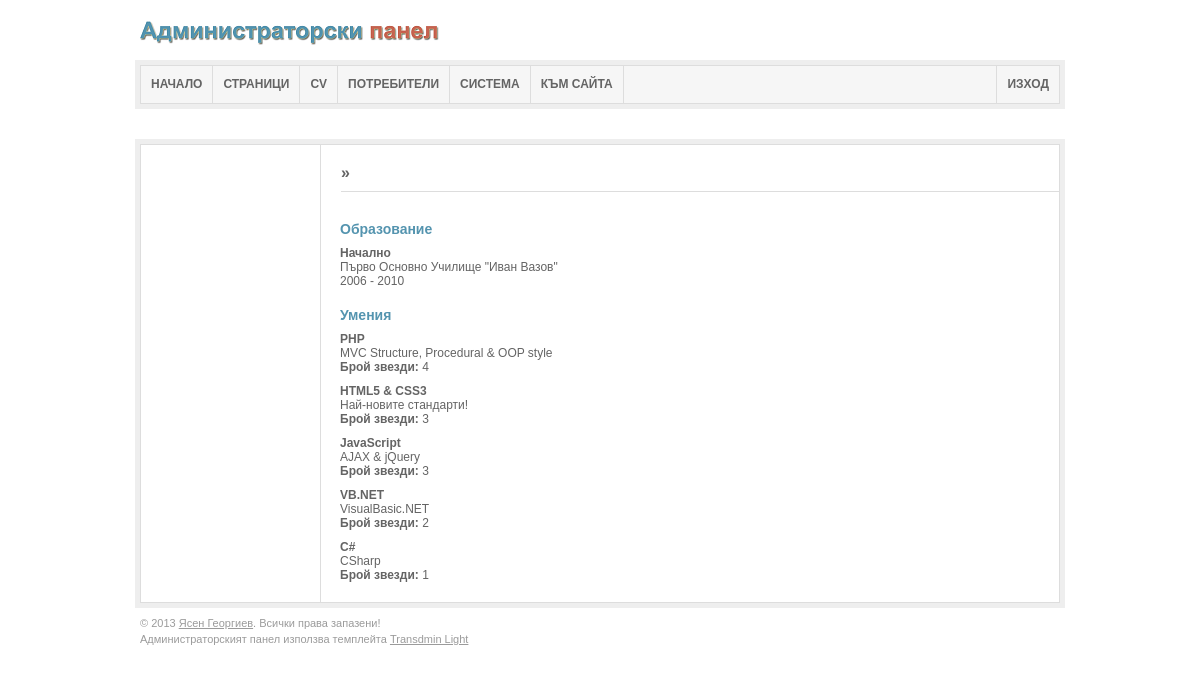
The page /admin/cv.php (signed in) on the database its author committed.
### tables this page shows
CREATE TABLE IF NOT EXISTS `cv_education` (
  `id` int(11) NOT NULL AUTO_INCREMENT COMMENT '#',
  `school` text NOT NULL COMMENT 'Училище',
  `level` int(2) NOT NULL COMMENT 'Класове',
  `years` varchar(550) NOT NULL COMMENT 'Години на обучение',
  `added` int(11) NOT NULL COMMENT 'Добавяне',
  PRIMARY KEY (`id`)
);

CREATE TABLE IF NOT EXISTS `cv_skills` (
  `id` int(11) NOT NULL AUTO_INCREMENT COMMENT '#',
  `name` varchar(550) NOT NULL COMMENT 'Име',
  `desc` varchar(550) NOT NULL COMMENT 'Описание',
  `rate` int(1) NOT NULL COMMENT 'Колко го знам',
  `added` int(11) NOT NULL COMMENT 'Добавен',
  PRIMARY KEY (`id`)
);

### system/templates.php (called while the page is built, shortened)
<?php
function adminTop($title, $child = '') {
    global $system;
    require_once $system['paths']['systemPath'] . '/templates/AdminHead.php';
}
function adminFooter() {
    global $system;
    require_once $system['paths']['systemPath'] . '/templates/AdminFooter.php';
}
?>

### load.php (called while the page is built, shortened)
<?php
$system['paths']['sitePath']   = str_replace('\\','/',realpath(__DIR__));
$system['paths']['systemPath'] = realpath(__DIR__).'/system';
$system['paths']['siteUrl']    = str_replace($_SERVER['DOCUMENT_ROOT'], '', $system['paths']['sitePath'].'/');
$system['paths']['adminUrl']   = $system['paths']['siteUrl'].'/admin';
?>

### system/config.php (called while the page is built, shortened)
<?php
$system['mysqli']['host']    = 'localhost';
$system['mysqli']['user']    = '';
$system['mysqli']['pass']    = '';
$system['mysqli']['name']    = 'portfolio';
$system['mysqli']['charset'] = 'utf8';
$system['blog']['url'] = 'http://blog.ygeorgiev.com/';
$system['blog']['rss'] = 'http://blog.ygeorgiev.com/feed/';
$system['email'] = 'avbincco@gmail.com';
$system['debug_mode'] = FALSE;
$system['salt']       = '0cd21bfe67282530f301f9142c57782423eb3c921f98c7c3cb741fcd2e381371';
$system['pageExt']    = '.html';
?>

### system/database.php (called while the page is built, shortened)
<?php
function dbQuery($query) {
    global $system;
    $con = $system['mysqli']['connection'];
    $debugMode = $system['debug_mode'];
    $query = mysqli_query($con,$query);
    if(!$query) {
        if ($debugMode == TRUE) {
            errorLog(mysqli_error($con),'mysqli');
            echo mysqli_error($con);
            die();
        } else {
            errorLog(mysqli_error($con),'mysqli');
            return false;
        }
    } else {
        return $query;
    }
}
function dbAssoc($query) {
    return mysqli_fetch_assoc($query);
}
function dbCount($query) {
    return mysqli_num_rows($query);
}
?>

### system/general.php (called while the page is built, shortened)
<?php
function returnLevel($glevel) {
    switch ($glevel) {
        case '1':
            $level = 'Начално';
            break;
    }
    return $level;
}
?>

### admin/cv.php (the view, shortened to what this page needs)
<?php
require_once '../load.php';
    ?>
        <?php
if(!$_GET) {
    adminTop('CV');
    $edu_query = dbQuery('SELECT `school`,`level`,`years` FROM `cv_education`');
    if(dbCount($edu_query)) {
        ?><h3>Образование</h3><?php
        while($edu = dbAssoc($edu_query)) {
            $level = returnLevel($edu['level']);
            ?>
            <div class="left">
                <h4><?= $level; ?></h4>
                <span><?= $edu['school']; ?></span>
            </div>
            <div class="right">
                <span><?= $edu['years']; ?></span>
            </div>
            <?php
        }
    }
    $skill_query = dbQuery('SELECT * FROM `cv_skills` ORDER BY `added` ASC');
    if(dbCount($skill_query)) {
        ?><h3>Умения</h3><?php
        while($skill = dbAssoc($skill_query)) {
            ?>
            <p>
                <div class="left">
                    <h4><?= $skill['name']; ?></h4>
                </div>
                <div class="right">
                    <span><?= $skill['desc']; ?></span>
                    <p><b>Брой звезди:</b> <?= $skill['rate']; ?></p>
                </div>
            </p>
            <?php
        }
    }
}
adminFooter();
?>

### system/templates/AdminHead.php (shortened to what this page needs)
<?php
$pages = array(
    array(
        'title'=>'НАЧАЛО',
        'menu'=>'index.php',
        'sidebar'=>array(
            array(
              'title'=>'Начало',
               'link'=>'index.php'
            ),
            array(
              'title'=>'За системата',
               'link'=>array('index.php','m=about')
            ),
            array(
              'title'=>'Лог с грешки',
               'link'=>array('index.php','m=log')
            ),
        ),
    ),
    array(
        'title'=>'СТРАНИЦИ',
        'menu'=>'pages.php',
        'sidebar'=>array(
            array(
              'title'=>'Списък',
               'link'=>'pages.php'
            ),
            array(
              'title'=>'Нова',
               'link'=>'#'
            ),
        ),
    ),
    array(
        'title'=>'CV',
        'menu'=>'cv.php',
        'sidebar'=>array(
            array(
              'title'=>'Преглед',
               'link'=>'cv.php'
            ),
            array(
                'title'=>'Образование',
                'link'=>array('cv.php','m=edu')
            ),
            array(
                'title'=>'Добави образование',
                'link'=>array('cv.php','add=edu')
            ),
            array(
                'title'=>'Умения',
                'link'=>array('cv.php','m=skills')
            ),
            array(
                'title'=>'Добави умение',
                'link'=>array('cv.php','add=skill')
            )
        ),
    ),
    array(
        'title'=>'ПОТРЕБИТЕЛИ',
        'menu'=>'users.php',
        'sidebar'=>array(
            array(
                'title'=>'Списък',
                'link'=>'users.php'
            ),
            array(
                'title'=>'Добави потребител',
                'link'=>array('users.php','m=add')
            )
        )
    ),
    array(
        'title'=>'СИСТЕМА',
        'menu'=>'system.php',
        'sidebar'=>array(
            array(
              'title'=>'Настройки',
               'link'=>'system.php'
            ),
            array(
              'title'=>'Лог с грешки',
               'link'=>array('system.php','m=log')
            ),
        ),
    ),
    array(
        'title'=>'КЪМ САЙТА',
        'menu'=>'../')
    );
?>
<!DOCTYPE html>
<html xmlns="http://www.w3.org/1999/xhtml">
    <head>
        <link href="css/transdmin.css" rel="stylesheet" type="text/css" media="screen" />
        <link href="css/jquery.wysiwyg.css" rel="stylesheet" type="text/css" media="screen" />
    </head>
    <body>
        <div id="wrapper">
            <h1><a href="index.php"><span>Администраторски панел</span></a></h1>
            <ul id="mainNav">
                <?php
                foreach($pages as $value){
                    ?><li><a href="<?= $value['menu']?>" ><?= $value['title']; ?></a></li><?php
                }
                ?>
                <li class="logout"><a href="logout.php">ИЗХОД</a></li>
            </ul>
            <div id="containerHolder">
                <div id="container">
                    <h2> <?php if(!is_null($child)) { ?>&raquo; <?php } ?></h2>
                    <div id="main">

### system/templates/AdminFooter.php (shortened to what this page needs)
                    </div>
                </div>
            </div>
            <div id="footer">
                <p>&copy; <?= date('Y'); ?> <a href="http://ygeorgiev.com/">Ясен Георгиев</a>. Всички права запазени!</p>
                <p>Администраторският панел използва темплейта <a href="https://github.com/zapnap/transdmin" target="_blank" title="GitHub">Transdmin Light</a></p>
            </div>
        </div>
    </body>
</html>

### admin/css/layout.css (style rules this page uses)
body { background: white; font-family: Arial, Helvetica, sans-serif; font-size: 12px; color: #646464; }
#wrapper { text-align: left; width: 930px; margin: 0 auto; }
h1 { margin: 15px 0 10px 5px; width: 300px; height: 35px; background: url('../img/logo.png') no-repeat left top; }
h1 a { display: block; width: 225px; height: 28px; }
#mainNav { width: 918px; height: 37px; padding: 6px; margin: 0 0 30px 0; background: url('../img/top-menu-bg.gif') no-repeat left top; }
#mainNav li { float: left; height: 37px; border-right: 1px solid #ddd; }
#mainNav li a { display: block; float: left; height: 37px; font-weight: bold; line-height: 37px; text-decoration: none; color: #646464; padding: 0 10px; }
#mainNav li.logout { float: right; border-left: 1px solid #ddd; border-right: none; }
#containerHolder { background: #eee; padding: 5px; }
#container { background: #fff url('../img/content.gif') repeat-y left top; border: 1px solid #ddd; width: 918px; }
h2 { width: 718px; float: right; color: #646464; font-size: 16px; line-height: 16px; font-weight: bold; margin: 20px 0 0 0; padding: 0 0 10px 0; border-bottom: 1px solid #ddd; }
#main { padding: 10px 19px 10px 10px; width: 700px; float: right; }
h3 { font-size: 14px; line-height: 14px; font-weight: bold; color: #5494af; margin: 20px 0 10px; }
#footer { margin: 10px 0 30px 0; font-size: 11px; line-height: 11px; color: #9B9B9B; padding: 0 0 0 5px; }
#footer p { margin-bottom: 5px; }
#footer a { color: #9B9B9B; }

### rows shown on the page
cv_education: level "Начално", school "Първо Основно Училище \"Иван Вазов\"", years "2006 - 2010"
cv_skills: name "PHP", desc "MVC Structure, Procedural & OOP style", rate "4"
cv_skills: name "HTML5 & CSS3", desc "Най-новите стандарти!", rate "3"
cv_skills: name "JavaScript", desc "AJAX & jQuery", rate "3"
cv_skills: name "VB.NET", desc "VisualBasic.NET", rate "2"
cv_skills: name "C#", desc "CSharp", rate "1"

### other values the page prints
$value['title'] "НАЧАЛО"
$value['title'] "СТРАНИЦИ"
$value['title'] "CV"
$value['title'] "ПОТРЕБИТЕЛИ"
$value['title'] "СИСТЕМА"
$value['title'] "КЪМ САЙТА"
